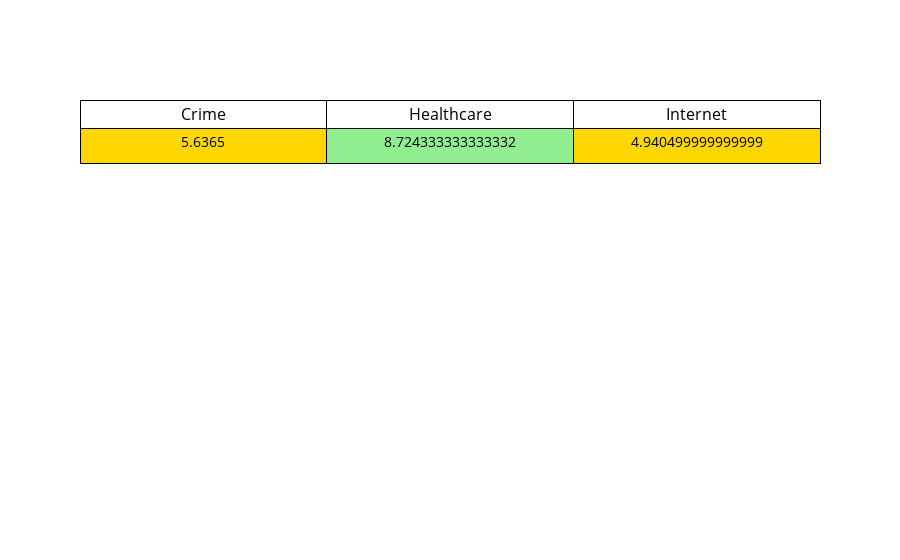

Source (notebook cell):
### Code cell
#Make the data look nicer. I can't seem to figure out how to use the preset widgets and displays designed for the wbesite
#Use pandas as a backup
mycity = input('Enter a city: ')
scores = cityScores(mycity)
if scores[0]>=7:
    crime_color='lightgreen'
elif scores[0]>=4:
    crime_color='gold'
else:
    crime_color='coral'
if scores[1]>=7:
    health_color='lightgreen'
elif scores[1]>=4:
    health_color='gold'
else:
    health_color='coral'
if scores[2]>=7:
    web_color='lightgreen'
elif scores[2]>=4:
    web_color='gold'
else:
    web_color='coral'
fig = go.Figure(data=[go.Table(header=dict(
    values=['Crime', 'Healthcare', 'Internet'], line_color='Black', fill_color='White', align='center', font=dict(color='black', size=16)),
                      cells=dict(values=[[scores[0]], [scores[1]], [scores[2]]], line_color='Black', fill_color=[crime_color, health_color, web_color], align='center', font=dict(color='Black', size=14), height=35))
                     ])
fig.show()

### Figure 1 — Plotly figure (JSON) as saved in the notebook; plotly's stock layout.template omitted (floating-point values rounded to 4 significant figures)
{"data": [{"cells": {"align": "center", "fill": {"color": ["gold", "lightgreen", "gold"]}, "font": {"color": "Black", "size": 14}, "height": 35, "line": {"color": "Black"}, "values": [[5.636], [8.724], [4.94]]}, "header": {"align": "center", "fill": {"color": "White"}, "font": {"color": "black", "size": 16}, "line": {"color": "Black"}, "values": ["Crime", "Healthcare", "Internet"]}, "type": "table"}], "layout": {}}
